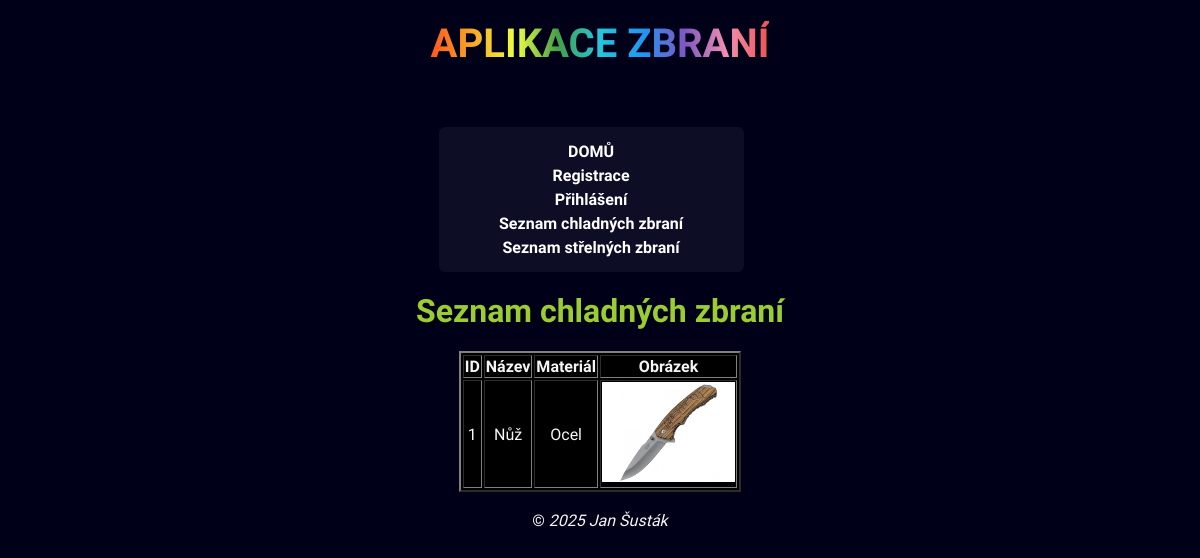
The app's page /coldweapons.php with its own data.
### tables this page shows
CREATE TABLE `cold_weapons` (
  `id` int(11) NOT NULL,
  `name` text NOT NULL,
  `material` text NOT NULL,
  `descript` text NOT NULL,
  `picture` text NOT NULL
);

### db/coldweapons.php (called while the page is built, shortened)
<?php
function listWeapons($db) {
    $result = mysqli_query($db, "
        SELECT *
        FROM cold_weapons
        ORDER BY id ASC;
    ");
    if ($result === false) {
        echo "<p>Nastala chyba se zobrazením chladných zbraní!</p>";
        echo "<p>" . mysqli_error($db) . "</p>";
        return [];
    } else {
        return mysqli_fetch_all($result, MYSQLI_ASSOC);
    }
}

### pages/coldweapons.phtml (the view, shortened to what this page needs)
<h1>Seznam chladných zbraní</h1>
<table border="2">
    <thead>
        <th>ID</th>
        <th>Název</th>
        <th>Materiál</th>
        <th>Obrázek</th>
    </thead>
    <tbody>
        <?php
            foreach ($weapons as $weapon) {
        ?>
            <tr>
                <td><?= $weapon["id"] ?></td>
                <td><?= $weapon["name"] ?></td>
                <td><?= $weapon["material"] ?></td>
                <td>
                    <?php if (isset($weapon["picture"]) && !empty($weapon["picture"])) { ?>
                        <img src="<?= $weapon["picture"] ?>" alt="Obrázek" height="100px">
                    <?php } else { ?>
                        Chyba!
                    <?php } ?>
                </td>
            </tr>
        <?php
            }
        ?>
    </tbody>
</table>

### layout/head.phtml (style rules this page uses)
* { font-family: "Roboto Condensed", sans-serif; }
body { background-color: rgb(0, 1, 25); color: whitesmoke; margin: 0; padding: 0; display: flex; flex-direction: column; align-items: center; }
h1 { text-align: center; margin-top: 20px; color: yellowgreen; }
table { position: relative; background-color: black; align-self: center; justify-content: center; text-align: center; }

### records on screen
cold_weapons: id "1", name "Nůž", material "Ocel", picture (picture)
